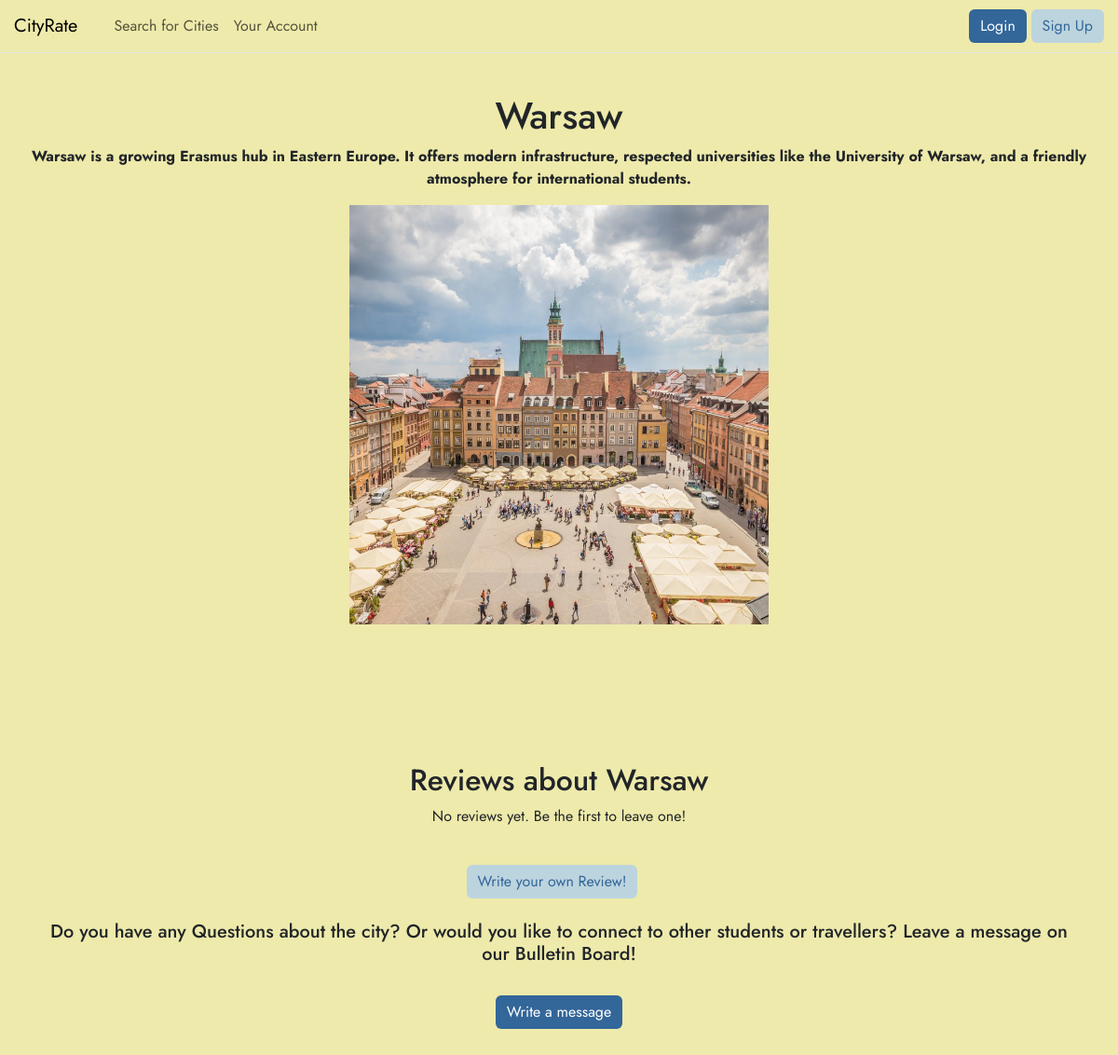
/city/Warsaw, run on an earlier commit of the app's database.
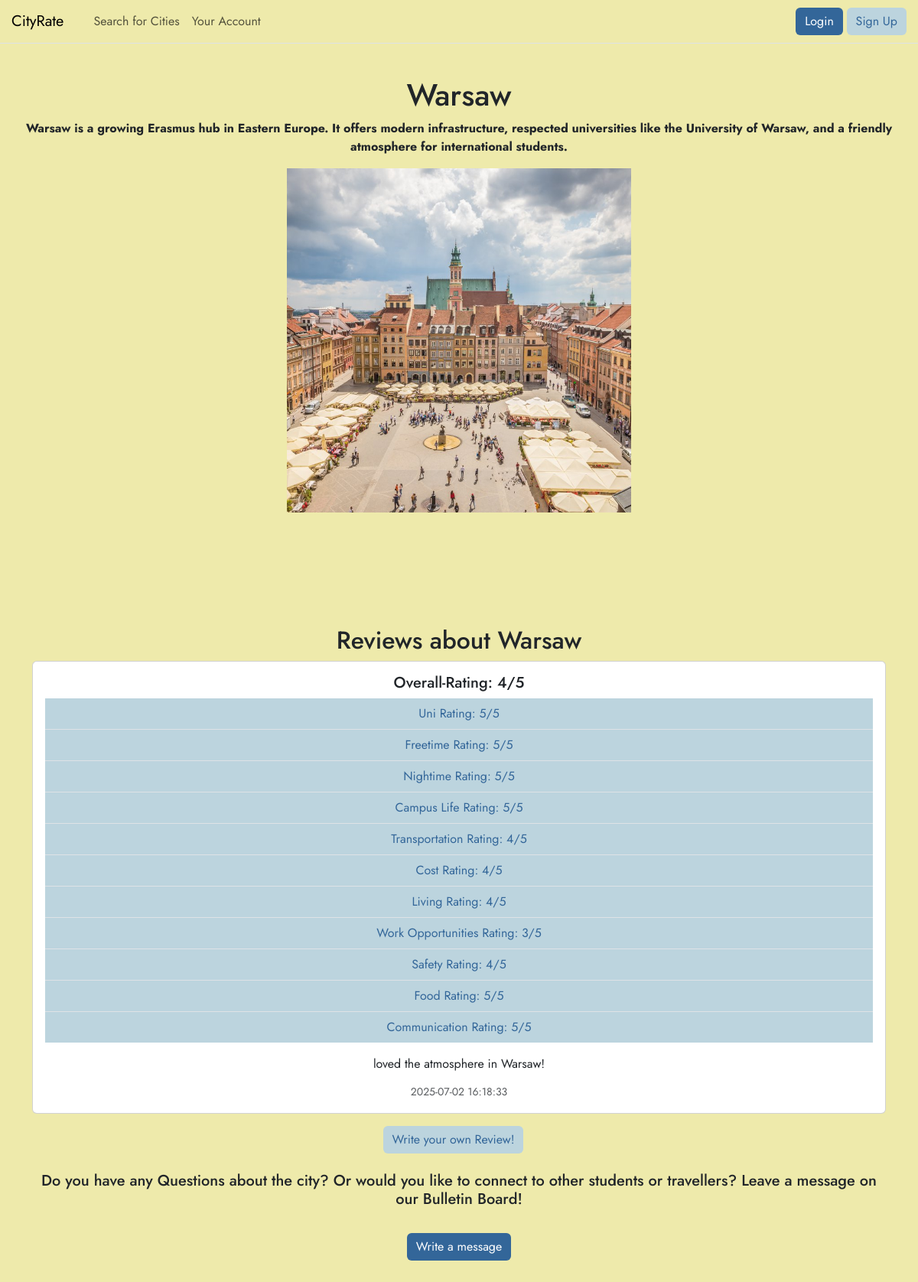
And on a later commit of the database.
### tables this page shows
CREATE TABLE city (
    name TEXT PRIMARY KEY NOT NULL,
    description TEXT NOT NULL,
    image_path TEXT
);

CREATE TABLE review (
    id INTEGER PRIMARY KEY AUTOINCREMENT,
    city_name TEXT NOT NULL,
    username TEXT, -- wenn du später Users integrierst
    overall_rating INTEGER NOT NULL,
    uni_rating INTEGER,
    freetime_rating INTEGER,
    nightime_rating INTEGER,
    campus_life_rating INTEGER,
    transportation_rating INTEGER,
    cost_rating INTEGER,
    living_rating INTEGER,
    workopportunities_rating INTEGER,
    safety_rating INTEGER,
    food_rating INTEGER,
    comunication_rating INTEGER,
    comment TEXT,
    created_at TIMESTAMP DEFAULT CURRENT_TIMESTAMP,
    FOREIGN KEY(city_name) REFERENCES city(name),
    FOREIGN KEY(username) REFERENCES user(username)
);

### app.py (the view)
@app.route('/city/<city_name>', methods=['GET', 'POST'])
def city_view(city_name):
    if not city_name: #Falls kein city_name übergeben wurde
        return "No city chosen", 400
    db_con = get_db_con()
    form = ReviewForm()
    city = db_con.execute(
        'SELECT * FROM city WHERE LOWER(name) = LOWER(?)',
        (city_name.lower(),)
    ).fetchone()
    if city is None:
        return "City not found", 404
    reviews = db_con.execute(
        'SELECT * FROM review WHERE city_name = ? ORDER BY created_at DESC',
        (city['name'],) #Def für ?-Platzhalter
    ).fetchall()
    return render_template('city.html', city=city, form=form, reviews=reviews)

### db.py (called while the page is built)
def get_db_con(pragma_foreign_keys = True):
    if 'db_con' not in g:
        g.db_con = sqlite3.connect(
            current_app.config['DATABASE'],
            detect_types=sqlite3.PARSE_DECLTYPES
        )
        g.db_con.row_factory = sqlite3.Row
        if pragma_foreign_keys:
            g.db_con.execute('PRAGMA foreign_keys = ON;')
    return g.db_con

def close_db_con(e=None):
    db_con = g.pop('db_con', None)
    if db_con is not None:
        db_con.close()

### templates/city.html (shortened to what this page needs)
{% from 'bootstrap5/nav.html' import render_nav_item %}
<!DOCTYPE html>
<html>
<head>
    {{ bootstrap.load_css() }}
<link rel="stylesheet" href="{{ url_for('static', filename='css/style.css') }}">
</head>
<body>
  <nav class="navbar navbar-expand-xl border-bottom mb-3 fixed-top">
        <div class="container-fluid px-0">
            <a class="navbar-brand" href="{{ url_for('home') }}"  style ="padding-left: 15px;" >CityRate</a>
            <div class="collapse navbar-collapse" id="menu">
    <ul class="navbar-nav me-auto mb-2 mb-lg-0" style="padding-left: 15px;">
        {{ render_nav_item('search', 'Search for Cities') }}
        {{ render_nav_item('profile', 'Your Account') }}
    </ul>
    <div>
    <a href="{{ url_for('login') }}" class="btn custom-button1">Login</a>
    <a href="{{ url_for('register') }}" class="btn custom-button2">Sign Up</a>
    </div>
</div>
        </div>
    </nav>
    <header>
        <h1>{{ city['name'] }}</h1>
        <p class="fw-bold mb-3 text-center">{{ city['description'] }}</p>
       <img src="{{ url_for('static', filename='images/' ~ city['image_path']) }}" alt="{{ city['name'] }}" class="city-image">
    </header>
    <main class="container mt-5">
    <h2 class="text-center">Reviews about {{ city['name'] }}</h2>
    {% if reviews %}
        {% for review in reviews %}
            <div class="card mb-3">
                <div class="card-body">
    <h5 class="card-title">Overall-Rating: {{ review.overall_rating }}/5</h5>
    <ul class="list-group list-group-flush">
    <li class="list-group-item list-bg">Uni Rating: {{ review.uni_rating }}/5</li>
    <li class="list-group-item list-bg">Freetime Rating: {{ review.freetime_rating }}/5</li>
    <li class="list-group-item list-bg">Nightime Rating: {{ review.nightime_rating }}/5</li>
    <li class="list-group-item list-bg">Campus Life Rating: {{ review.campus_life_rating }}/5</li>
    <li class="list-group-item list-bg">Transportation Rating: {{ review.transportation_rating }}/5</li>
    <li class="list-group-item list-bg">Cost Rating: {{ review.cost_rating }}/5</li>
    <li class="list-group-item list-bg">Living Rating: {{ review.living_rating }}/5</li>
    <li class="list-group-item list-bg">Work Opportunities Rating: {{ review.workopportunities_rating }}/5</li>
    <li class="list-group-item list-bg">Safety Rating: {{ review.safety_rating }}/5</li>
    <li class="list-group-item list-bg">Food Rating: {{ review.food_rating }}/5</li>
    <li class="list-group-item list-bg">Communication Rating: {{ review.comunication_rating }}/5</li>
</ul>
    {% if review.comment %}
        <p class="card-text mt-3">{{ review.comment }}</p>
    {% endif %}
    <p class="card-subtitle text-muted"><small>{{ review.created_at }}</small></p>
</div>
            </div>
        {% endfor %}
    {% else %}
        <p class="text-center">No reviews yet. Be the first to leave one!</p> <br>
    {% endif %}
    <a href="{{ url_for('review', city_name=city.name)  }}" class="btn custom-button2">Write your own Review!</a>
 <div>
    <br>
    <h5 class="text-center">Do you have any Questions about the city? Or would you like to connect to other students or travellers? Leave a message on our Bulletin Board!</h5> <br>
    <a href="{{ url_for('bulletin', city_name=city.name) }}" class="btn custom-button1">Write a message</a>
    </div>
</main>
</body>
</html>

### static/css/style.css (style rules this page uses)
h1, h2, h3, h4, h5, h6 { text-align: center; }
body { padding-top: 100px; background-color: #EEEAAB; font-family: 'Jost', sans-serif; }
main { background-color: #EEEAAB; font-family: 'Jost', sans-serif; text-align: center; padding-top: 100px; }
nav.navbar { background-color: #EEEAAB; opacity: 1; }
.custom-button1 { background-color: #336699; color: white; border: none; }
.custom-button2 { background-color: #BCD4DE; color: #336699; border: #336699; margin-right: 15px; }

### templates/city.html (style rules this page uses)
.city-image { width: 450px; height: 450px; object-fit: cover; display: block; margin: 0 auto; }
.list-bg { background-color: #BCD4DE; color: #336699; }

What changed in the data, as far as the page shows it:
added review: overall_rating "4", uni_rating "5", freetime_rating "5", nightime_rating "5", campus_life_rating "5", transportation_rating "4", cost_rating "4", living_rating "4", workopportunities_rating "3", safety_rating "4", food_rating "5", comunication_rating "5", comment "loved the atmosphere in Warsaw!", created_at "2025-07-02 16:18:33"
Also different on the page:
text no longer shown: "No reviews yet. Be the first to leave one!"
